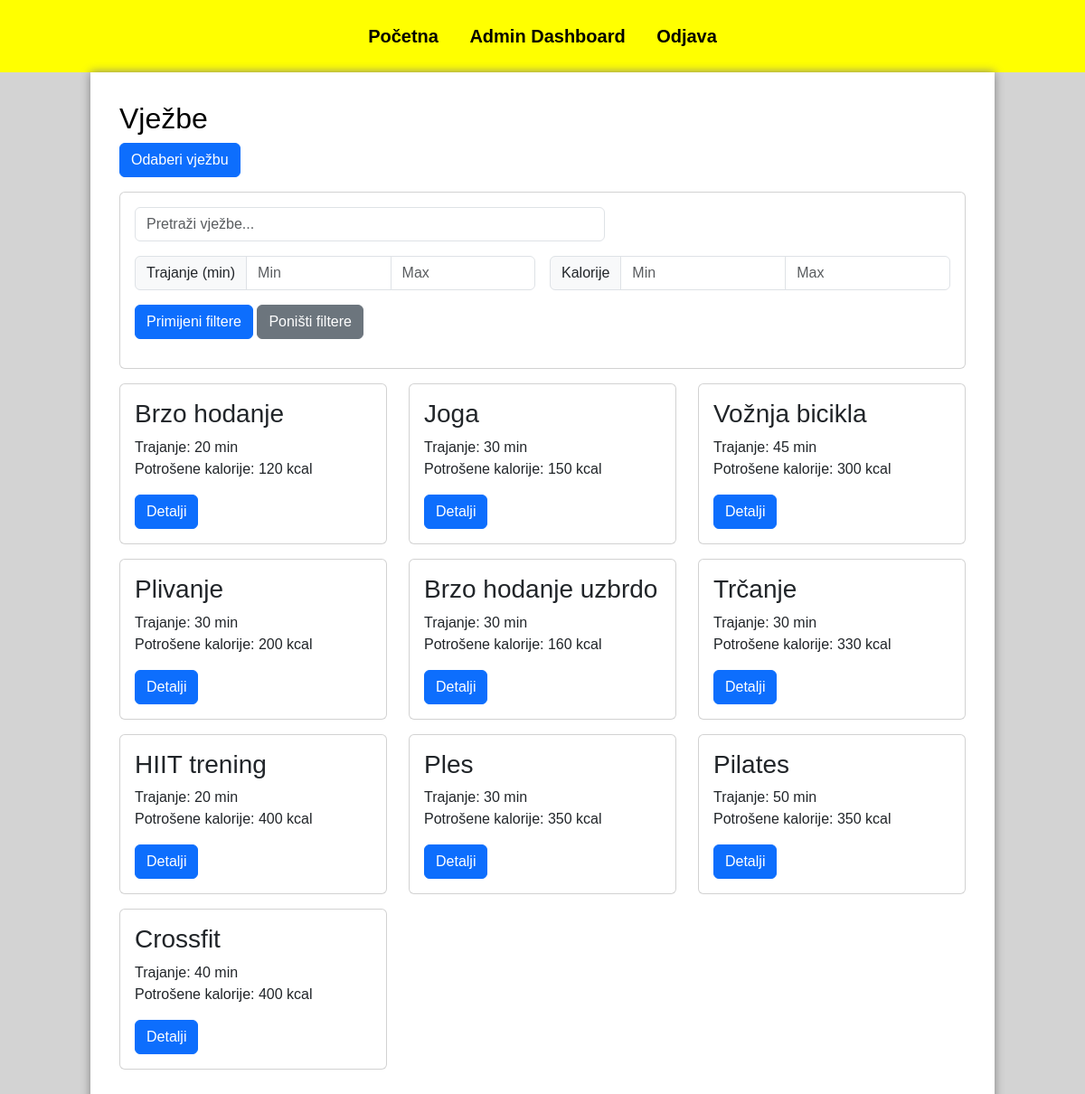
The app's page /vjezbe/ (signed in) with its own data.
### main/models.py (models this page shows, shortened)
class Vjezba(models.Model):
    korisnici = models.ManyToManyField(KorisnickiProfil, related_name="odabrane_vjezbe", blank=True)
    naziv_vjezbe = models.CharField(max_length=100)
    trajanje = models.PositiveIntegerField(blank=True, null=True)
    potrosene_kalorije = models.PositiveIntegerField(blank=True, null=True)
    video_url = models.URLField(blank=True, null=True)

### main/views.py (the view)
# urls.py: path('vjezbe/', VjezbaListView.as_view(), name='vjezba-list'),
class VjezbaListView(LoginRequiredMixin, ListView):
    model = Vjezba
    template_name = 'main/vjezba_list.html'
    context_object_name = 'vjezbe'
    def get_queryset(self):
        queryset = super().get_queryset()
        if self.request.user.is_staff:
            pass
        else:
            queryset = queryset.filter(korisnici__korisnik=self.request.user)
        search_query = self.request.GET.get('search', '')
        min_trajanje = self.request.GET.get('min_trajanje')
        max_trajanje = self.request.GET.get('max_trajanje')
        min_kalorije = self.request.GET.get('min_kalorije')
        max_kalorije = self.request.GET.get('max_kalorije')
        if search_query:
            queryset = queryset.filter(
                Q(naziv_vjezbe__icontains=search_query) |
                Q(korisnici__korisnik__username__icontains=search_query)
            )
        if min_trajanje:
            queryset = queryset.filter(trajanje__gte=min_trajanje)
        if max_trajanje:
            queryset = queryset.filter(trajanje__lte=max_trajanje)
        if min_kalorije:
            queryset = queryset.filter(potrosene_kalorije__gte=min_kalorije)
        if max_kalorije:
            queryset = queryset.filter(potrosene_kalorije__lte=max_kalorije)
        return queryset
    def get_context_data(self, **kwargs):
        context = super().get_context_data(**kwargs)
        context['min_trajanje'] = self.request.GET.get('min_trajanje', '')
        context['max_trajanje'] = self.request.GET.get('max_trajanje', '')
        context['min_kalorije'] = self.request.GET.get('min_kalorije', '')
        context['max_kalorije'] = self.request.GET.get('max_kalorije', '')
        return context

### templates/main/vjezba_list.html
{% extends 'base.html' %}
{% block content %}
<h2>Vježbe</h2>
<a href="{% url 'create-exercise' %}" class="btn btn-primary mb-3">Odaberi vježbu</a>
<div class="card mb-3">
    <div class="card-body">
        <form method="get" class="mb-3">
            <div class="row g-3">
                <div class="col-md-7">
                    <input type="text" name="search" class="form-control" placeholder="Pretraži vježbe..." value="{{ request.GET.search }}">
                </div>
                <div class="col-md-6">
                    <div class="input-group">
                        <span class="input-group-text">Trajanje (min)</span>
                        <input type="number" name="min_trajanje" class="form-control" placeholder="Min" value="{{ min_trajanje }}">
                        <input type="number" name="max_trajanje" class="form-control" placeholder="Max" value="{{ max_trajanje }}">
                    </div>
                </div>
                <div class="col-md-6">
                    <div class="input-group">
                        <span class="input-group-text">Kalorije</span>
                        <input type="number" name="min_kalorije" class="form-control" placeholder="Min" value="{{ min_kalorije }}">
                        <input type="number" name="max_kalorije" class="form-control" placeholder="Max" value="{{ max_kalorije }}">
                    </div>
                </div>
                <div class="col-12">
                    <button type="submit" class="btn btn-primary">Primijeni filtere</button>
                    <a href="{% url 'vjezba-list' %}" class="btn btn-secondary">Poništi filtere</a>
                </div>
            </div>
        </form>
    </div>
</div>
<div class="row">
    {% for vjezba in vjezbe %}
    <div class="col-md-4 mb-3">
        <div class="card">
            <div class="card-body">
                <h3 class="card-title">{{ vjezba.naziv_vjezbe }}</h3>
                <p class="card-text">
                    Trajanje: {{ vjezba.trajanje }} min<br>
                    Potrošene kalorije: {{ vjezba.potrosene_kalorije }} kcal<br>
                </p>
                <a href="{% url 'vjezba-detail' vjezba.pk %}" class="btn btn-primary">Detalji</a>
            </div>
        </div>
    </div>
    {% empty %}
    <div class="col-12">
        <p>Nema pronađenih vježbi.</p>
    </div>
    {% endfor %}
</div>
{% endblock %}

### templates/base.html (style rules this page uses)
body { font-family: Arial, sans-serif; margin: 0; padding: 0; background-color: lightgray; color: black; }

### records on screen
Vjezba: naziv_vjezbe "Brzo hodanje", trajanje "20", potrosene_kalorije "120"
Vjezba: naziv_vjezbe "Joga", trajanje "30", potrosene_kalorije "150"
Vjezba: naziv_vjezbe "Vožnja bicikla", trajanje "45", potrosene_kalorije "300"
Vjezba: naziv_vjezbe "Plivanje", trajanje "30", potrosene_kalorije "200"
Vjezba: naziv_vjezbe "Brzo hodanje uzbrdo", trajanje "30", potrosene_kalorije "160"
Vjezba: naziv_vjezbe "Trčanje", trajanje "30", potrosene_kalorije "330"
Vjezba: naziv_vjezbe "HIIT trening", trajanje "20", potrosene_kalorije "400"
Vjezba: naziv_vjezbe "Ples", trajanje "30", potrosene_kalorije "350"
Vjezba: naziv_vjezbe "Pilates", trajanje "50", potrosene_kalorije "350"
Vjezba: naziv_vjezbe "Crossfit", trajanje "40", potrosene_kalorije "400"
